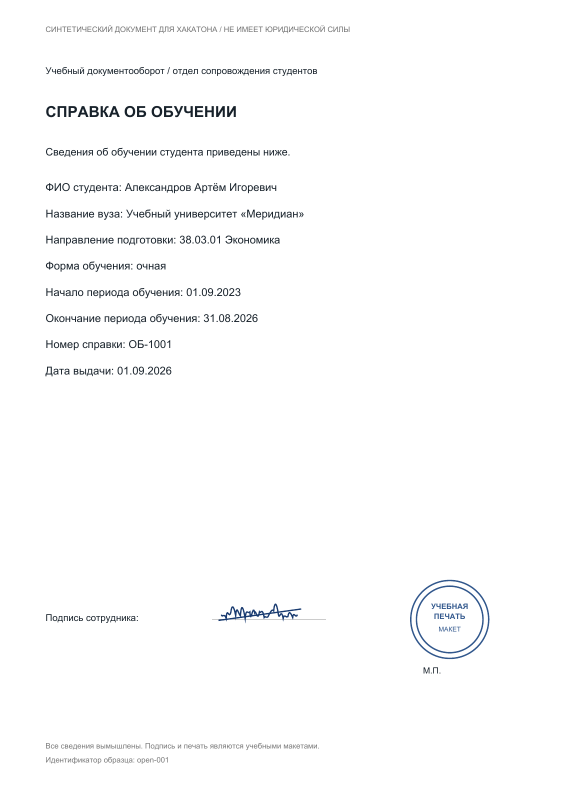
#> input picture data/open/documents/open-001.png, 1132 x 1600 px (shown at 1/2 size)
$ python -i preprocess.py   (imports and definitions only)   (older library calls are emulated)
#> lines starting #> are read from the running program, lines starting #| are printed output that depends on the picture; after the words box and inside, x2 and y2 are one past the last pixel; in counts of white or black regions, pixels touching at a corner belong together
#> further down, picture is the input picture: shape (1600, 1132, 3); mean B, G, R 251.6, 251.4, 251.2
"""Подготовка снимка к распознаванию.

Чистый скан проходит почти без изменений. Фото с наклоном, тенью, бликом или
малым разрешением выравнивается и осветляется, чтобы OCR видел ровный текст
на светлом фоне.
"""

from __future__ import annotations

from dataclasses import dataclass, field

import cv2
import numpy as np

TARGET_WIDTH = 1700
MIN_WIDTH_FOR_UPSCALE = 1400
MAX_SIDE = 3000


@dataclass
class Prepared:
    color: np.ndarray
    """Выровненный снимок в BGR: его видит пользователь, по нему ищутся подпись и печать."""
    gray: np.ndarray
    """Осветлённое серое изображение для OCR."""
    quality: dict[str, float | str | bool] = field(default_factory=dict)


def prepare(image: np.ndarray) -> Prepared:
    quality: dict[str, float | str | bool] = {
        "source_width": int(image.shape[1]),
        "source_height": int(image.shape[0]),
    }
    image = _limit_size(image)

    cropped = _crop_page(image)
    quality["page_cropped"] = cropped is not None
    if cropped is not None:
        image = cropped

    angle = estimate_skew(image)
    quality["skew_degrees"] = round(angle, 2)
    if abs(angle) >= 0.3:
        image = rotate(image, angle)

    scale = 1.0
    if image.shape[1] < MIN_WIDTH_FOR_UPSCALE:
        scale = TARGET_WIDTH / image.shape[1]
        image = cv2.resize(image, None, fx=scale, fy=scale, interpolation=cv2.INTER_CUBIC)
    quality["upscale"] = round(scale, 2)

    gray = cv2.cvtColor(image, cv2.COLOR_BGR2GRAY)
    quality["sharpness"] = round(float(cv2.Laplacian(gray, cv2.CV_64F).var()), 1)

    uneven = _illumination_spread(gray)
    quality["uneven_light"] = round(uneven, 3)
    flattened = uneven > 0.06
    quality["light_corrected"] = flattened
    if flattened:
        gray = flatten_light(gray)
        image = _flatten_color(image)
    return Prepared(color=image, gray=gray, quality=quality)


def _limit_size(image: np.ndarray) -> np.ndarray:
    longest = max(image.shape[:2])
#> longest = 1600
    if longest <= MAX_SIDE:
        return image
    scale = MAX_SIDE / longest
    return cv2.resize(image, None, fx=scale, fy=scale, interpolation=cv2.INTER_AREA)


def estimate_skew(image: np.ndarray, limit: float = 40.0) -> float:
    """Угол наклона текста в градусах.

    Перебираем углы и смотрим, при каком строки текста дают самый «полосатый»
    профиль по горизонтали: у ровных строк между ними чистые промежутки.
    """
    gray = image if image.ndim == 2 else cv2.cvtColor(image, cv2.COLOR_BGR2GRAY)
    scale = 700 / max(gray.shape)
    small = cv2.resize(gray, None, fx=scale, fy=scale, interpolation=cv2.INTER_AREA)
    background = cv2.morphologyEx(small, cv2.MORPH_CLOSE, np.ones((15, 15), np.uint8))
    ink = cv2.subtract(background, small)
    _, ink = cv2.threshold(ink, 0, 255, cv2.THRESH_BINARY + cv2.THRESH_OTSU)
    if cv2.countNonZero(ink) < 50:
        return 0.0

    def score(angle: float) -> float:
        rows = _rotate_bound(ink, angle).sum(axis=1, dtype=np.float64)
        return float(np.sum((rows[1:] - rows[:-1]) ** 2))

    best = max(np.arange(-limit, limit + 0.1, 1.0), key=score)
    best = max(np.arange(best - 1, best + 1.01, 0.2), key=score)
    best = max(np.arange(best - 0.2, best + 0.21, 0.05), key=score)
    return float(best) if abs(best) >= 0.05 else 0.0


def _rotate_bound(image: np.ndarray, angle: float, border: int | tuple = 0) -> np.ndarray:
    height, width = image.shape[:2]
    matrix = cv2.getRotationMatrix2D((width / 2, height / 2), angle, 1.0)
    cos, sin = abs(matrix[0, 0]), abs(matrix[0, 1])
    new_w, new_h = int(height * sin + width * cos), int(height * cos + width * sin)
    matrix[0, 2] += new_w / 2 - width / 2
    matrix[1, 2] += new_h / 2 - height / 2
    return cv2.warpAffine(
        image,
        matrix,
        (new_w, new_h),
        flags=cv2.INTER_LINEAR,
        borderMode=cv2.BORDER_CONSTANT,
        borderValue=border,
    )


# [5 lines left out: function rotate, not called in this run]


def _illumination_spread(gray: np.ndarray) -> float:
    """Насколько неравномерно освещён фон: 0 у скана, заметно больше у фото с тенью."""
    small = cv2.resize(gray, (64, 64), interpolation=cv2.INTER_AREA)
    background = cv2.morphologyEx(small, cv2.MORPH_CLOSE, np.ones((7, 7), np.uint8))
    background = cv2.GaussianBlur(background, (0, 0), 3).astype(np.float32) / 255
    return float(np.percentile(background, 95) - np.percentile(background, 5))


# [7 lines left out: function flatten_light, not called in this run]


def _flatten_color(image: np.ndarray) -> np.ndarray:
    channels = [flatten_light(channel) for channel in cv2.split(image)]
    return cv2.merge(channels)


def _crop_page(image: np.ndarray) -> np.ndarray | None:
    """Вырезает лист, если он сфотографирован на столе, и исправляет перспективу.

    Контур листа ищется несколькими способами: по яркости, по цветности и по
    границам. Подходит только тот, внутри которого лежит весь текст, а форма
    похожа на лист бумаги. Если такого нет, возвращается None и снимок не
    обрезается: ошибочная обрезка вреднее, чем её отсутствие.
    """
    height, width = image.shape[:2]
#> height = 1600; width = 1132
    scale = 640 / max(height, width)
#> scale = 0.4
    small = cv2.resize(image, None, fx=scale, fy=scale, interpolation=cv2.INTER_AREA)
    gray = cv2.GaussianBlur(cv2.cvtColor(small, cv2.COLOR_BGR2GRAY), (5, 5), 0)
    ink = _relative_ink(gray)
    if cv2.countNonZero(ink) < 40:
        return None

    best: tuple[float, np.ndarray] | None = None
    for mask in _sheet_masks(small, gray):
        quad = _largest_quad(mask)
        if quad is None or not _is_sheet(ink, quad, gray.shape):
            continue
        area = cv2.contourArea(quad)
        if best is None or area > best[0]:
            best = (area, quad)
    if best is None:
        return None

    corners = _order_corners(best[1].reshape(4, 2).astype(np.float32) / scale)
    top = np.linalg.norm(corners[1] - corners[0])
    bottom = np.linalg.norm(corners[2] - corners[3])
    left = np.linalg.norm(corners[3] - corners[0])
    right = np.linalg.norm(corners[2] - corners[1])
    out_w, out_h = int(max(top, bottom)), int(max(left, right))
    if out_w < 300 or out_h < 300:
        return None
    target = np.array([[0, 0], [out_w - 1, 0], [out_w - 1, out_h - 1], [0, out_h - 1]], np.float32)
    matrix = cv2.getPerspectiveTransform(corners, target)
    warped = cv2.warpPerspective(
        image, matrix, (out_w, out_h), flags=cv2.INTER_CUBIC, borderMode=cv2.BORDER_REPLICATE
    )
    # По краю почти всегда остаётся полоска стола: срезаем её.
    trim_x, trim_y = max(2, int(out_w * 0.008)), max(2, int(out_h * 0.008))
    return warped[trim_y:-trim_y, trim_x:-trim_x]


def _relative_ink(gray: np.ndarray) -> np.ndarray:
    """Маска текста по относительному контрасту: в тени он падает, а отношение остаётся."""
    background = cv2.morphologyEx(gray, cv2.MORPH_CLOSE, np.ones((9, 9), np.uint8))
    background = np.maximum(background, 1).astype(np.float32)
    ratio = 1.0 - gray.astype(np.float32) / background
    return (ratio > 0.22).astype(np.uint8) * 255
#> returned value: shape (640, 453); 2.5% white; 102 white regions (39 under 20 px), largest, box (x1, y1, x2, y2) and area: (175, 483, 237, 497) 312, (328, 464, 391, 527) 264, (37, 189, 91, 196) 217


def _sheet_masks(small: np.ndarray, gray: np.ndarray) -> list[np.ndarray]:
    """Кандидаты в маску листа, полученные разными способами."""
    close = np.ones((21, 21), np.uint8)
    masks = []

    _, bright = cv2.threshold(gray, 0, 255, cv2.THRESH_BINARY + cv2.THRESH_OTSU)
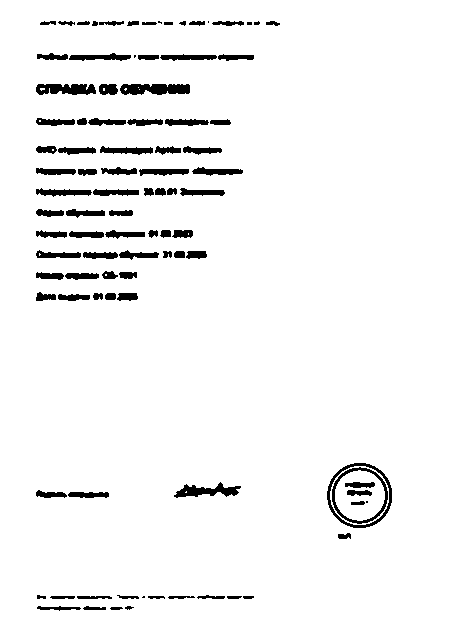
#> bright: shape (640, 453); 95.4% white; 95 black regions (7 under 20 px)
    masks.append(cv2.morphologyEx(bright, cv2.MORPH_CLOSE, close))

    # Бумага почти бесцветна, стол обычно имеет оттенок. Цветность мало зависит от тени.
    lab = cv2.cvtColor(small, cv2.COLOR_BGR2LAB).astype(np.float32)
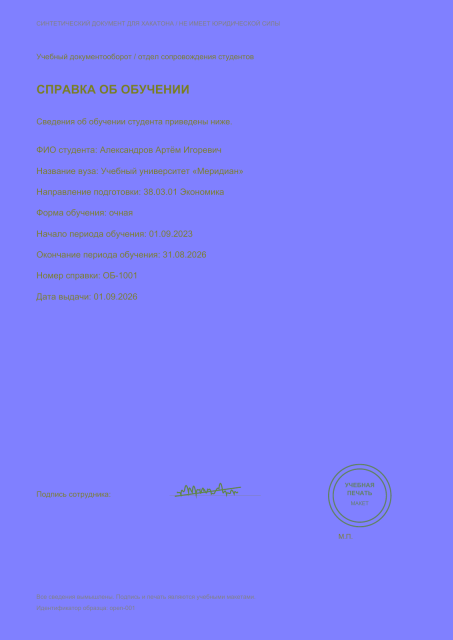
#> lab: shape (640, 453, 3) float32; mean B, G, R 252.4, 128, 127.8
    chroma = cv2.magnitude(lab[..., 1] - 128, lab[..., 2] - 128)
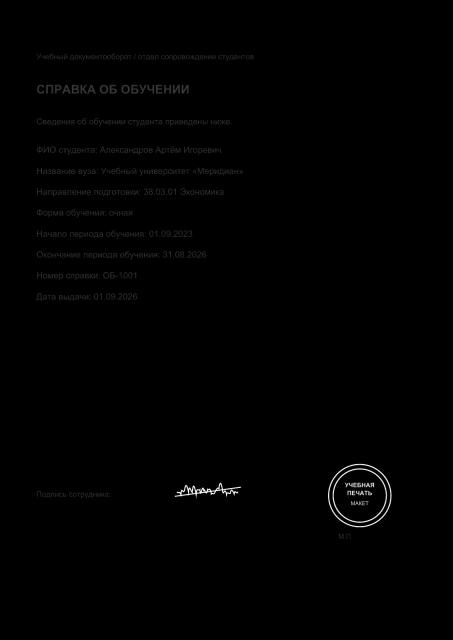
#> chroma: shape (640, 453) float32; min 0, max 34.93, mean 0.2; drawn with min black and max white
    chroma = cv2.GaussianBlur(np.clip(chroma * 4, 0, 255).astype(np.uint8), (5, 5), 0)
    threshold, neutral = cv2.threshold(chroma, 0, 255, cv2.THRESH_BINARY_INV + cv2.THRESH_OTSU)
#> threshold = 22
    if threshold >= 12:
        masks.append(cv2.morphologyEx(neutral, cv2.MORPH_CLOSE, close))

    # Границы листа: замкнутая область внутри контура перепадов яркости.
    edges = cv2.Canny(gray, 30, 90)
    edges = cv2.dilate(edges, np.ones((5, 5), np.uint8))
    filled = np.zeros_like(gray)
    contours, _ = cv2.findContours(edges, cv2.RETR_EXTERNAL, cv2.CHAIN_APPROX_SIMPLE)
#> contours = 18 contours; largest, box (x1, y1, x2, y2) and area: (325, 461, 395, 531) 3888, (34, 18, 283, 29) 2273, (34, 82, 192, 97) 2070, (34, 51, 256, 63) 1996, (34, 165, 245, 179) 1985
    if contours:
        cv2.drawContours(filled, [max(contours, key=cv2.contourArea)], -1, 255, cv2.FILLED)
        masks.append(filled)
    return masks


def _largest_quad(mask: np.ndarray) -> np.ndarray | None:
    contours, _ = cv2.findContours(mask, cv2.RETR_EXTERNAL, cv2.CHAIN_APPROX_SIMPLE)
    if not contours:
        return None
    contour = cv2.convexHull(max(contours, key=cv2.contourArea))
    share = cv2.contourArea(contour) / (mask.shape[0] * mask.shape[1])
    if not 0.2 <= share <= 0.93:
        return None
    perimeter = cv2.arcLength(contour, True)
    for tolerance in (0.02, 0.03, 0.05):
        quad = cv2.approxPolyDP(contour, tolerance * perimeter, True)
        if len(quad) == 4 and cv2.isContourConvex(quad):
            return quad
    return None


# [36 lines left out: functions _is_sheet, _order_corners, not called in this run]

>>> import cv2
>>> picture = cv2.imread('../../../../data/open/documents/open-001.png')
>>> result = prepare(picture)
#> the loop in _crop_page, `for mask in _sheet_masks(small, gray):` made 3 passes
#> (contours in _largest_quad, contour in _largest_quad, share in _largest_quad) on passes 1 to 2: ([[[0, 0], [0, 639], [452, 639], [452, 0]]], [[452, 0], [452, 639], [0, 639], [0, 0]], 0.996), ([[[0, 0], [0, 639], [452, 639], [452, 0]]], [[452, 0], [452, 639], [0, 639], [0, 0]], 0.996)
#> share in _largest_quad on pass 3: 0.0136
#> in estimate_skew, `background = cv2.morphologyEx(small, cv2.MORPH_CLOSE, np.ones((15, 15)..`: background: shape (700, 495); every value is 255
#> in estimate_skew, `_, ink = cv2.threshold(ink, 0, 255, cv2.THRESH_BINARY + cv2.THRESH_OTSU)`:
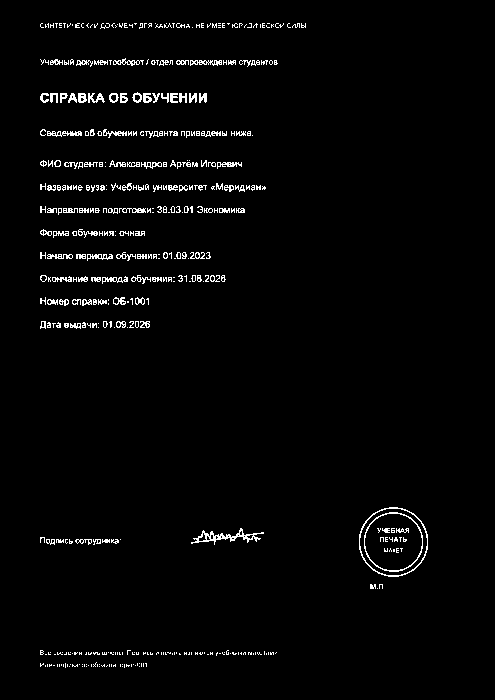
#> ink: shape (700, 495); 2.4% white in thin lines or dots, all inside (x1, y1, x2, y2) = (40, 23, 428, 668)
#> in score, `rows = _rotate_bound(ink, angle).sum(axis=1, dtype=np.float64)`: rows = 854 values, max 10893 at index 204, min 0 at index 0, mean 2516.5
#> in _rotate_bound (call 30), `matrix = cv2.getRotationMatrix2D((width / 2, height / 2), angle, 1.0)`: matrix = [[0.982, -0.191, 71.33], [0.191, 0.982, -40.79]]
#> in _rotate_bound (call 30), `cos, sin = abs(matrix[0, 0]), abs(matrix[0, 1])`: cos = 0.982; sin = 0.191
#> in _rotate_bound (call 30), `new_w, new_h = int(height * sin + width * cos), int(height * cos + wid..`: new_w = 619; new_h = 781
#> in _rotate_bound (call 30), `return cv2.warpAffine( image, matrix, (new_w, new_h), flags=cv2.INTER_..`:
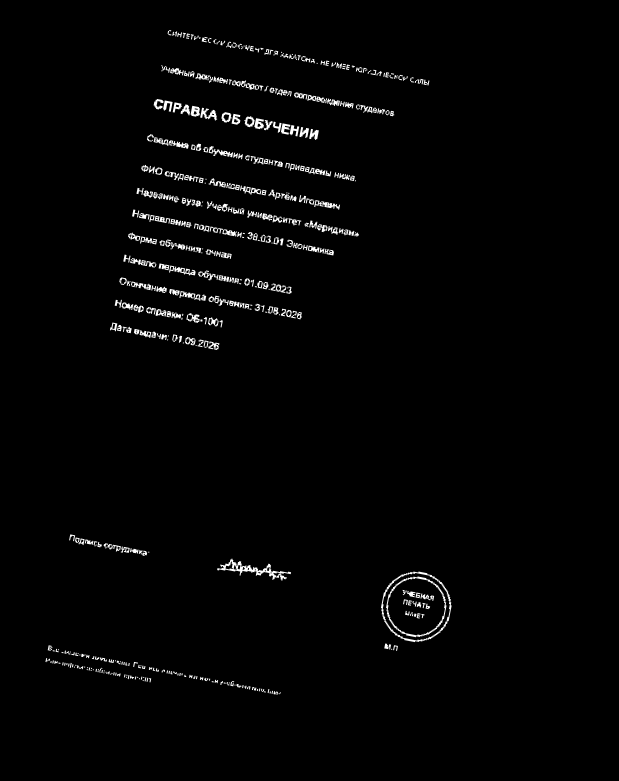
#> returned value: shape (781, 619); min 0, max 255, mean 4.5
#> in _rotate_bound (call 31), `matrix = cv2.getRotationMatrix2D((width / 2, height / 2), angle, 1.0)`: matrix = [[0.985, -0.174, 64.54], [0.174, 0.985, -37.66]]
#> in _rotate_bound (call 31), `cos, sin = abs(matrix[0, 0]), abs(matrix[0, 1])`: cos = 0.985; sin = 0.174
#> in _rotate_bound (call 31), `new_w, new_h = int(height * sin + width * cos), int(height * cos + wid..`: new_w = 609; new_h = 775
#> in _rotate_bound (call 31), `return cv2.warpAffine( image, matrix, (new_w, new_h), flags=cv2.INTER_..`:
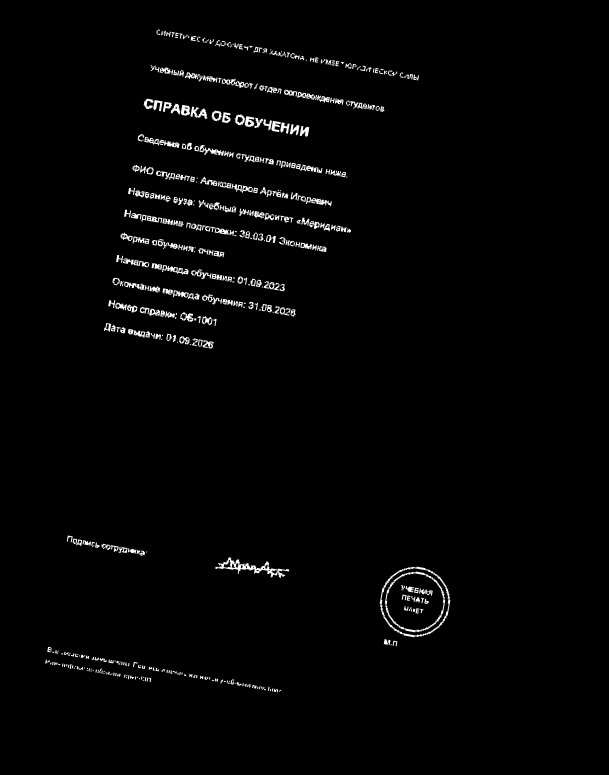
#> returned value: shape (775, 609); min 0, max 255, mean 4.6
#> in _rotate_bound (call 32), `matrix = cv2.getRotationMatrix2D((width / 2, height / 2), angle, 1.0)`: matrix = [[0.988, -0.156, 57.8], [0.156, 0.988, -34.41]]
#> in _rotate_bound (call 32), `cos, sin = abs(matrix[0, 0]), abs(matrix[0, 1])`: cos = 0.988; sin = 0.156
#> in _rotate_bound (call 32), `new_w, new_h = int(height * sin + width * cos), int(height * cos + wid..`: new_w = 598; new_h = 768
#> in _rotate_bound (call 32), `return cv2.warpAffine( image, matrix, (new_w, new_h), flags=cv2.INTER_..`:
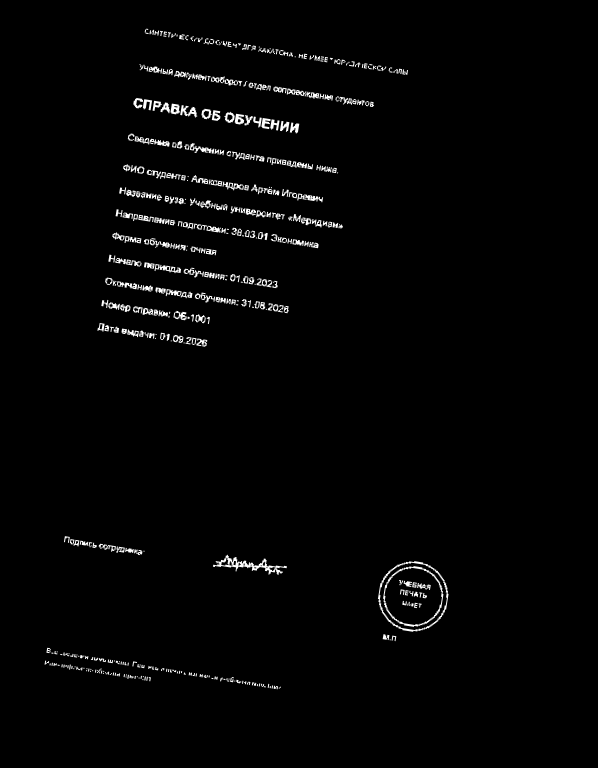
#> returned value: shape (768, 598); min 0, max 255, mean 4.7
#> in estimate_skew, `best = max(np.arange(-limit, limit + 0.1, 1.0), key=score)`: best = 0
#> in prepare, `flattened = uneven > 0.06`: flattened = False
